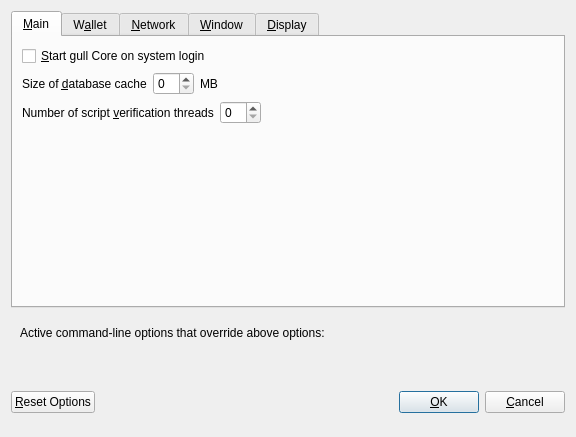
<?xml version="1.0" encoding="UTF-8"?>
<ui version="4.0">
 <class>OptionsDialog</class>
 <widget class="QDialog" name="OptionsDialog">
  <property name="geometry">
   <rect>
    <x>0</x>
    <y>0</y>
    <width>576</width>
    <height>402</height>
   </rect>
  </property>
  <property name="windowTitle">
   <string>Options</string>
  </property>
  <property name="modal">
   <bool>true</bool>
  </property>
  <layout class="QVBoxLayout" name="verticalLayout">
   <item>
    <widget class="QTabWidget" name="tabWidget">
     <property name="currentIndex">
      <number>0</number>
     </property>
     <widget class="QWidget" name="tabMain">
      <attribute name="title">
       <string>&amp;Main</string>
      </attribute>
      <layout class="QVBoxLayout" name="verticalLayout_Main">
       <item>
        <widget class="QCheckBox" name="bitcoinAtStartup">
         <property name="toolTip">
          <string>Automatically start gull Core after logging in to the system.</string>
         </property>
         <property name="text">
          <string>&amp;Start gull Core on system login</string>
         </property>
        </widget>
       </item>
       <item>
        <layout class="QHBoxLayout" name="horizontalLayout_2_Main">
         <item>
          <widget class="QLabel" name="databaseCacheLabel">
           <property name="text">
            <string>Size of &amp;database cache</string>
           </property>
           <property name="textFormat">
            <enum>Qt::PlainText</enum>
           </property>
           <property name="buddy">
            <cstring>databaseCache</cstring>
           </property>
          </widget>
         </item>
         <item>
          <widget class="QSpinBox" name="databaseCache"/>
         </item>
         <item>
          <widget class="QLabel" name="databaseCacheUnitLabel">
           <property name="text">
            <string>MB</string>
           </property>
           <property name="textFormat">
            <enum>Qt::PlainText</enum>
           </property>
          </widget>
         </item>
         <item>
          <spacer name="horizontalSpacer_2_Main">
           <property name="orientation">
            <enum>Qt::Horizontal</enum>
           </property>
           <property name="sizeHint" stdset="0">
            <size>
             <width>40</width>
             <height>20</height>
            </size>
           </property>
          </spacer>
         </item>
        </layout>
       </item>
       <item>
        <layout class="QHBoxLayout" name="horizontalLayout_3_Main">
         <item>
          <widget class="QLabel" name="threadsScriptVerifLabel">
           <property name="text">
            <string>Number of script &amp;verification threads</string>
           </property>
           <property name="textFormat">
            <enum>Qt::PlainText</enum>
           </property>
           <property name="buddy">
            <cstring>threadsScriptVerif</cstring>
           </property>
          </widget>
         </item>
         <item>
          <widget class="QSpinBox" name="threadsScriptVerif">
           <property name="toolTip">
            <string>(0 = auto, &lt;0 = leave that many cores free)</string>
           </property>
          </widget>
         </item>
         <item>
          <spacer name="horizontalSpacer_3_Main">
           <property name="orientation">
            <enum>Qt::Horizontal</enum>
           </property>
           <property name="sizeHint" stdset="0">
            <size>
             <width>40</width>
             <height>20</height>
            </size>
           </property>
          </spacer>
         </item>
        </layout>
       </item>
       <item>
        <spacer name="verticalSpacer_Main">
         <property name="orientation">
          <enum>Qt::Vertical</enum>
         </property>
         <property name="sizeHint" stdset="0">
          <size>
           <width>20</width>
           <height>40</height>
          </size>
         </property>
        </spacer>
       </item>
      </layout>
     </widget>
     <widget class="QWidget" name="tabWallet">
      <attribute name="title">
       <string>W&amp;allet</string>
      </attribute>
      <layout class="QVBoxLayout" name="verticalLayout_Wallet">
       <item>
        <widget class="QGroupBox" name="groupBox">
         <property name="title">
          <string>Expert</string>
         </property>
         <layout class="QVBoxLayout" name="verticalLayout_2">
          <item>
           <widget class="QCheckBox" name="coinControlFeatures">
            <property name="toolTip">
             <string>Whether to show coin control features or not.</string>
            </property>
            <property name="text">
             <string>Enable coin &amp;control features</string>
            </property>
           </widget>
          </item>
          <item>
           <widget class="QCheckBox" name="showMasternodesTab">
            <property name="toolTip">
             <string>Show additional tab listing all your masternodes in first sub-tab&lt;br/&gt;and all masternodes on the network in second sub-tab.</string>
            </property>
            <property name="text">
             <string>Show Masternodes Tab</string>
            </property>
           </widget>
          </item>
          <item>
           <widget class="QCheckBox" name="showAdvancedPSUI">
            <property name="toolTip">
             <string>Show additional information and buttons for PrivateSend on overview screen.</string>
            </property>
            <property name="text">
             <string>Enable advanced PrivateSend interface</string>
            </property>
           </widget>
          </item>
          <item>
           <widget class="QCheckBox" name="lowKeysWarning">
            <property name="toolTip">
             <string>Show warning dialog when PrivateSend detects that wallet has very low number of keys left.</string>
            </property>
            <property name="text">
             <string>Warn if PrivateSend is running out of keys</string>
            </property>
           </widget>
          </item>
          <item>
           <widget class="QCheckBox" name="privateSendMultiSession">
            <property name="toolTip">
             <string>Whether to use experimental PrivateSend mode with multiple mixing sessions per block.&lt;br/&gt;Note: You must use this feature carefully.&lt;br/&gt;Make sure you always have recent wallet (auto)backup in a safe place!</string>
            </property>
            <property name="text">
             <string>Enable PrivateSend &amp;multi-session</string>
            </property>
           </widget>
          </item>
          <item>
           <widget class="QCheckBox" name="spendZeroConfChange">
            <property name="toolTip">
             <string>If you disable the spending of unconfirmed change, the change from a transaction&lt;br/&gt;cannot be used until that transaction has at least one confirmation.&lt;br/&gt;This also affects how your balance is computed.</string>
            </property>
            <property name="text">
             <string>&amp;Spend unconfirmed change</string>
            </property>
           </widget>
          </item>
         </layout>
        </widget>
       </item>
       <item>
        <layout class="QHBoxLayout" name="horizontalLayout_4_Wallet">
         <item>
          <widget class="QLabel" name="label">
           <property name="toolTip">
            <string>This setting determines the amount of individual masternodes that an input will be anonymized through.&lt;br/&gt;More rounds of anonymization gives a higher degree of privacy, but also costs more in fees.</string>
           </property>
           <property name="text">
            <string>PrivateSend rounds to use</string>
           </property>
          </widget>
         </item>
         <item>
          <widget class="QSpinBox" name="privateSendRounds">
           <property name="minimum">
            <number>2</number>
           </property>
           <property name="maximum">
            <number>8</number>
           </property>
           <property name="value">
            <number>4</number>
           </property>
          </widget>
         </item>
        </layout>
       </item>
       <item>
        <layout class="QHBoxLayout" name="horizontalLayout">
         <item>
          <widget class="QLabel" name="label_2">
           <property name="toolTip">
            <string>This amount acts as a threshold to turn off PrivateSend once it's reached.</string>
           </property>
           <property name="statusTip">
            <string notr="true"/>
           </property>
           <property name="whatsThis">
            <string notr="true"/>
           </property>
           <property name="accessibleName">
            <string notr="true"/>
           </property>
           <property name="accessibleDescription">
            <string notr="true"/>
           </property>
           <property name="text">
            <string>Amount of gull to keep anonymized</string>
           </property>
          </widget>
         </item>
         <item>
          <widget class="QSpinBox" name="privateSendAmount">
           <property name="minimum">
            <number>2</number>
           </property>
           <property name="maximum">
            <number>2000</number>
           </property>
           <property name="singleStep">
            <number>10</number>
           </property>
           <property name="value">
            <number>1000</number>
           </property>
          </widget>
         </item>
        </layout>
       </item>
       <item>
        <spacer name="verticalSpacer_Wallet">
         <property name="orientation">
          <enum>Qt::Vertical</enum>
         </property>
         <property name="sizeHint" stdset="0">
          <size>
           <width>20</width>
           <height>40</height>
          </size>
         </property>
        </spacer>
       </item>
      </layout>
     </widget>
     <widget class="QWidget" name="tabNetwork">
      <attribute name="title">
       <string>&amp;Network</string>
      </attribute>
      <layout class="QVBoxLayout" name="verticalLayout_Network">
       <item>
        <widget class="QCheckBox" name="mapPortUpnp">
         <property name="toolTip">
          <string>Automatically open the gull Core client port on the router. This only works when your router supports UPnP and it is enabled.</string>
         </property>
         <property name="text">
          <string>Map port using &amp;UPnP</string>
         </property>
        </widget>
       </item>
       <item>
        <widget class="QCheckBox" name="allowIncoming">
         <property name="toolTip">
          <string>Accept connections from outside</string>
         </property>
         <property name="text">
          <string>Allow incoming connections</string>
         </property>
        </widget>
       </item>
       <item>
        <widget class="QCheckBox" name="connectSocks">
         <property name="toolTip">
          <string>Connect to the gull network through a SOCKS5 proxy.</string>
         </property>
         <property name="text">
          <string>&amp;Connect through SOCKS5 proxy (default proxy):</string>
         </property>
        </widget>
       </item>
       <item>
        <layout class="QHBoxLayout" name="horizontalLayout_1_Network">
         <item>
          <widget class="QLabel" name="proxyIpLabel">
           <property name="text">
            <string>Proxy &amp;IP:</string>
           </property>
           <property name="textFormat">
            <enum>Qt::PlainText</enum>
           </property>
           <property name="buddy">
            <cstring>proxyIp</cstring>
           </property>
          </widget>
         </item>
         <item>
          <widget class="QValidatedLineEdit" name="proxyIp">
           <property name="minimumSize">
            <size>
             <width>140</width>
             <height>0</height>
            </size>
           </property>
           <property name="maximumSize">
            <size>
             <width>140</width>
             <height>16777215</height>
            </size>
           </property>
           <property name="toolTip">
            <string>IP address of the proxy (e.g. IPv4: 127.0.0.1 / IPv6: ::1)</string>
           </property>
          </widget>
         </item>
         <item>
          <widget class="QLabel" name="proxyPortLabel">
           <property name="text">
            <string>&amp;Port:</string>
           </property>
           <property name="textFormat">
            <enum>Qt::PlainText</enum>
           </property>
           <property name="buddy">
            <cstring>proxyPort</cstring>
           </property>
          </widget>
         </item>
         <item>
          <widget class="QLineEdit" name="proxyPort">
           <property name="minimumSize">
            <size>
             <width>55</width>
             <height>0</height>
            </size>
           </property>
           <property name="maximumSize">
            <size>
             <width>55</width>
             <height>16777215</height>
            </size>
           </property>
           <property name="toolTip">
            <string>Port of the proxy (e.g. 9050)</string>
           </property>
          </widget>
         </item>
         <item>
          <spacer name="horizontalSpacer_1_Network">
           <property name="orientation">
            <enum>Qt::Horizontal</enum>
           </property>
           <property name="sizeHint" stdset="0">
            <size>
             <width>40</width>
             <height>20</height>
            </size>
           </property>
          </spacer>
         </item>
        </layout>
       </item>
       <item>
        <layout class="QHBoxLayout" name="horizontalLayout_2_Network">
         <item>
          <widget class="QLabel" name="proxyActiveNets">
           <property name="text">
            <string>Used for reaching peers via:</string>
           </property>
           <property name="textFormat">
            <enum>Qt::PlainText</enum>
           </property>
          </widget>
         </item>
         <item>
          <widget class="QCheckBox" name="proxyReachIPv4">
           <property name="enabled">
            <bool>false</bool>
           </property>
           <property name="toolTip">
            <string>Shows, if the supplied default SOCKS5 proxy is used to reach peers via this network type.</string>
           </property>
           <property name="text">
            <string/>
           </property>
          </widget>
         </item>
         <item>
          <widget class="QLabel" name="proxyReachIPv4Label">
           <property name="text">
            <string>IPv4</string>
           </property>
           <property name="textFormat">
            <enum>Qt::PlainText</enum>
           </property>
          </widget>
         </item>
         <item>
          <widget class="QCheckBox" name="proxyReachIPv6">
           <property name="enabled">
            <bool>false</bool>
           </property>
           <property name="toolTip">
            <string>Shows, if the supplied default SOCKS5 proxy is used to reach peers via this network type.</string>
           </property>
           <property name="text">
            <string/>
           </property>
          </widget>
         </item>
         <item>
          <widget class="QLabel" name="proxyReachIPv6Label">
           <property name="text">
            <string>IPv6</string>
           </property>
           <property name="textFormat">
            <enum>Qt::PlainText</enum>
           </property>
          </widget>
         </item>
         <item>
          <widget class="QCheckBox" name="proxyReachTor">
           <property name="enabled">
            <bool>false</bool>
           </property>
           <property name="toolTip">
            <string>Shows, if the supplied default SOCKS5 proxy is used to reach peers via this network type.</string>
           </property>
           <property name="text">
            <string/>
           </property>
          </widget>
         </item>
         <item>
          <widget class="QLabel" name="proxyReachTorLabel">
           <property name="text">
            <string>Tor</string>
           </property>
           <property name="textFormat">
            <enum>Qt::PlainText</enum>
           </property>
          </widget>
         </item>
         <item>
          <spacer name="horizontalSpacer_2_Network">
           <property name="orientation">
            <enum>Qt::Horizontal</enum>
           </property>
           <property name="sizeHint" stdset="0">
            <size>
             <width>40</width>
             <height>20</height>
            </size>
           </property>
          </spacer>
         </item>
        </layout>
       </item>
       <item>
        <widget class="QCheckBox" name="connectSocksTor">
         <property name="toolTip">
          <string>Connect to the gull network through a separate SOCKS5 proxy for Tor hidden services.</string>
         </property>
         <property name="text">
          <string>Use separate SOCKS5 proxy to reach peers via Tor hidden services:</string>
         </property>
        </widget>
       </item>
       <item>
        <layout class="QHBoxLayout" name="horizontalLayout_3_Network">
         <item>
          <widget class="QLabel" name="proxyIpTorLabel">
           <property name="text">
            <string>Proxy &amp;IP:</string>
           </property>
           <property name="textFormat">
            <enum>Qt::PlainText</enum>
           </property>
           <property name="buddy">
            <cstring>proxyIpTor</cstring>
           </property>
          </widget>
         </item>
         <item>
          <widget class="QValidatedLineEdit" name="proxyIpTor">
           <property name="minimumSize">
            <size>
             <width>140</width>
             <height>0</height>
            </size>
           </property>
           <property name="maximumSize">
            <size>
             <width>140</width>
             <height>16777215</height>
            </size>
           </property>
           <property name="toolTip">
            <string>IP address of the proxy (e.g. IPv4: 127.0.0.1 / IPv6: ::1)</string>
           </property>
          </widget>
         </item>
         <item>
          <widget class="QLabel" name="proxyPortTorLabel">
           <property name="text">
            <string>&amp;Port:</string>
           </property>
           <property name="textFormat">
            <enum>Qt::PlainText</enum>
           </property>
           <property name="buddy">
            <cstring>proxyPortTor</cstring>
           </property>
          </widget>
         </item>
         <item>
          <widget class="QLineEdit" name="proxyPortTor">
           <property name="minimumSize">
            <size>
             <width>55</width>
             <height>0</height>
            </size>
           </property>
           <property name="maximumSize">
            <size>
             <width>55</width>
             <height>16777215</height>
            </size>
           </property>
           <property name="toolTip">
            <string>Port of the proxy (e.g. 9050)</string>
           </property>
          </widget>
         </item>
         <item>
          <spacer name="horizontalSpacer_4_Network">
           <property name="orientation">
            <enum>Qt::Horizontal</enum>
           </property>
           <property name="sizeHint" stdset="0">
            <size>
             <width>40</width>
             <height>20</height>
            </size>
           </property>
          </spacer>
         </item>
        </layout>
       </item>
       <item>
        <spacer name="verticalSpacer_Network">
         <property name="orientation">
          <enum>Qt::Vertical</enum>
         </property>
         <property name="sizeHint" stdset="0">
          <size>
           <width>20</width>
           <height>40</height>
          </size>
         </property>
        </spacer>
       </item>
      </layout>
     </widget>
     <widget class="QWidget" name="tabWindow">
      <attribute name="title">
       <string>&amp;Window</string>
      </attribute>
      <layout class="QVBoxLayout" name="verticalLayout_Window">
       <item>
        <widget class="QCheckBox" name="hideTrayIcon">
         <property name="toolTip">
          <string>&amp;Hide the icon from the system tray.</string>
         </property>
         <property name="text">
          <string>Hide tray icon</string>
         </property>
        </widget>
       </item>
       <item>
        <widget class="QCheckBox" name="minimizeToTray">
         <property name="toolTip">
          <string>Show only a tray icon after minimizing the window.</string>
         </property>
         <property name="text">
          <string>&amp;Minimize to the tray instead of the taskbar</string>
         </property>
        </widget>
       </item>
       <item>
        <widget class="QCheckBox" name="minimizeOnClose">
         <property name="toolTip">
          <string>Minimize instead of exit the application when the window is closed. When this option is enabled, the application will be closed only after selecting Exit in the menu.</string>
         </property>
         <property name="text">
          <string>M&amp;inimize on close</string>
         </property>
        </widget>
       </item>
       <item>
        <spacer name="verticalSpacer_Window">
         <property name="orientation">
          <enum>Qt::Vertical</enum>
         </property>
         <property name="sizeHint" stdset="0">
          <size>
           <width>20</width>
           <height>40</height>
          </size>
         </property>
        </spacer>
       </item>
      </layout>
     </widget>
     <widget class="QWidget" name="tabDisplay">
      <attribute name="title">
       <string>&amp;Display</string>
      </attribute>
      <layout class="QVBoxLayout" name="verticalLayout_Display">
       <item>
        <layout class="QHBoxLayout" name="horizontalLayout_1_Display">
         <item>
          <widget class="QLabel" name="langLabel">
           <property name="text">
            <string>User Interface &amp;language:</string>
           </property>
           <property name="textFormat">
            <enum>Qt::PlainText</enum>
           </property>
           <property name="buddy">
            <cstring>lang</cstring>
           </property>
          </widget>
         </item>
         <item>
          <widget class="QValueComboBox" name="lang">
           <property name="toolTip">
            <string>The user interface language can be set here. This setting will take effect after restarting gull Core.</string>
           </property>
          </widget>
         </item>
        </layout>
       </item>
       <item>
        <widget class="QLabel" name="label_3">
         <property name="toolTip">
          <string notr="true"/>
         </property>
         <property name="statusTip">
          <string notr="true"/>
         </property>
         <property name="whatsThis">
          <string notr="true"/>
         </property>
         <property name="accessibleName">
          <string notr="true"/>
         </property>
         <property name="text">
          <string>Language missing or translation incomplete? Help contributing translations here:
https://www.transifex.com/projects/p/gull/</string>
         </property>
         <property name="wordWrap">
          <bool>true</bool>
         </property>
         <property name="openExternalLinks">
          <bool>true</bool>
         </property>
         <property name="textInteractionFlags">
          <set>Qt::TextBrowserInteraction</set>
         </property>
        </widget>
       </item>
       <item>
        <layout class="QHBoxLayout" name="horizontalLayout_4_Display" stretch="0,0">
         <item>
          <widget class="QLabel" name="themeLabel">
           <property name="text">
            <string>User Interface Theme:</string>
           </property>
          </widget>
         </item>
         <item>
          <widget class="QValueComboBox" name="theme"/>
         </item>
        </layout>
       </item>
       <item>
        <widget class="Line" name="line">
         <property name="orientation">
          <enum>Qt::Horizontal</enum>
         </property>
        </widget>
       </item>
       <item>
        <layout class="QHBoxLayout" name="horizontalLayout_2_Display">
         <item>
          <widget class="QLabel" name="unitLabel">
           <property name="text">
            <string>&amp;Unit to show amounts in:</string>
           </property>
           <property name="textFormat">
            <enum>Qt::PlainText</enum>
           </property>
           <property name="buddy">
            <cstring>unit</cstring>
           </property>
          </widget>
         </item>
         <item>
          <widget class="QValueComboBox" name="unit">
           <property name="toolTip">
            <string>Choose the default subdivision unit to show in the interface and when sending coins.</string>
           </property>
          </widget>
         </item>
        </layout>
       </item>
       <item>
        <layout class="QHBoxLayout" name="horizontalLayout_5_Display">
         <item>
          <widget class="QLabel" name="digitsLabel">
           <property name="text">
            <string>Decimal digits</string>
           </property>
          </widget>
         </item>
         <item>
          <widget class="QValueComboBox" name="digits"/>
         </item>
        </layout>
       </item>
       <item>
        <layout class="QHBoxLayout" name="horizontalLayout_3_Display">
         <item>
          <widget class="QLabel" name="thirdPartyTxUrlsLabel">
           <property name="toolTip">
            <string>Third party URLs (e.g. a block explorer) that appear in the transactions tab as context menu items.&lt;br/&gt;%s in the URL is replaced by transaction hash. Multiple URLs are separated by vertical bar |.</string>
           </property>
           <property name="text">
            <string>Third party transaction URLs</string>
           </property>
           <property name="buddy">
            <cstring>thirdPartyTxUrls</cstring>
           </property>
          </widget>
         </item>
         <item>
          <widget class="QLineEdit" name="thirdPartyTxUrls">
           <property name="toolTip">
            <string>Third party URLs (e.g. a block explorer) that appear in the transactions tab as context menu items.&lt;br/&gt;%s in the URL is replaced by transaction hash. Multiple URLs are separated by vertical bar |.</string>
           </property>
          </widget>
         </item>
        </layout>
       </item>
       <item>
        <spacer name="verticalSpacer">
         <property name="orientation">
          <enum>Qt::Vertical</enum>
         </property>
         <property name="sizeHint" stdset="0">
          <size>
           <width>20</width>
           <height>40</height>
          </size>
         </property>
        </spacer>
       </item>
      </layout>
     </widget>
    </widget>
   </item>
   <item>
    <widget class="QFrame" name="frame">
     <layout class="QVBoxLayout" name="verticalLayout_Bottom">
      <item>
       <layout class="QHBoxLayout" name="horizontalLayout_Bottom">
        <item>
         <widget class="QLabel" name="overriddenByCommandLineInfoLabel">
          <property name="text">
           <string>Active command-line options that override above options:</string>
          </property>
          <property name="textFormat">
           <enum>Qt::PlainText</enum>
          </property>
         </widget>
        </item>
        <item>
         <spacer name="horizontalSpacer_Bottom">
          <property name="orientation">
           <enum>Qt::Horizontal</enum>
          </property>
          <property name="sizeHint" stdset="0">
           <size>
            <width>40</width>
            <height>20</height>
           </size>
          </property>
         </spacer>
        </item>
       </layout>
      </item>
      <item>
       <widget class="QLabel" name="overriddenByCommandLineLabel">
        <property name="text">
         <string/>
        </property>
        <property name="textFormat">
         <enum>Qt::PlainText</enum>
        </property>
        <property name="wordWrap">
         <bool>true</bool>
        </property>
       </widget>
      </item>
     </layout>
    </widget>
   </item>
   <item>
    <layout class="QHBoxLayout" name="horizontalLayout_Buttons">
     <item>
      <widget class="QPushButton" name="resetButton">
       <property name="toolTip">
        <string>Reset all client options to default.</string>
       </property>
       <property name="text">
        <string>&amp;Reset Options</string>
       </property>
       <property name="autoDefault">
        <bool>false</bool>
       </property>
      </widget>
     </item>
     <item>
      <spacer name="horizontalSpacer_1">
       <property name="orientation">
        <enum>Qt::Horizontal</enum>
       </property>
       <property name="sizeHint" stdset="0">
        <size>
         <width>40</width>
         <height>48</height>
        </size>
       </property>
      </spacer>
     </item>
     <item>
      <widget class="QLabel" name="statusLabel">
       <property name="minimumSize">
        <size>
         <width>200</width>
         <height>0</height>
        </size>
       </property>
       <property name="font">
        <font>
         <weight>75</weight>
         <bold>true</bold>
        </font>
       </property>
       <property name="text">
        <string/>
       </property>
       <property name="textFormat">
        <enum>Qt::PlainText</enum>
       </property>
       <property name="wordWrap">
        <bool>true</bool>
       </property>
      </widget>
     </item>
     <item>
      <spacer name="horizontalSpacer_2">
       <property name="orientation">
        <enum>Qt::Horizontal</enum>
       </property>
       <property name="sizeHint" stdset="0">
        <size>
         <width>40</width>
         <height>48</height>
        </size>
       </property>
      </spacer>
     </item>
     <item>
      <widget class="QPushButton" name="okButton">
       <property name="text">
        <string>&amp;OK</string>
       </property>
       <property name="autoDefault">
        <bool>false</bool>
       </property>
       <property name="default">
        <bool>true</bool>
       </property>
      </widget>
     </item>
     <item>
      <widget class="QPushButton" name="cancelButton">
       <property name="text">
        <string>&amp;Cancel</string>
       </property>
       <property name="autoDefault">
        <bool>false</bool>
       </property>
      </widget>
     </item>
    </layout>
   </item>
  </layout>
 </widget>
 <customwidgets>
  <customwidget>
   <class>QValidatedLineEdit</class>
   <extends>QLineEdit</extends>
   <header>qvalidatedlineedit.h</header>
  </customwidget>
  <customwidget>
   <class>QValueComboBox</class>
   <extends>QComboBox</extends>
   <header>qvaluecombobox.h</header>
  </customwidget>
 </customwidgets>
 <resources/>
 <connections/>
</ui>
